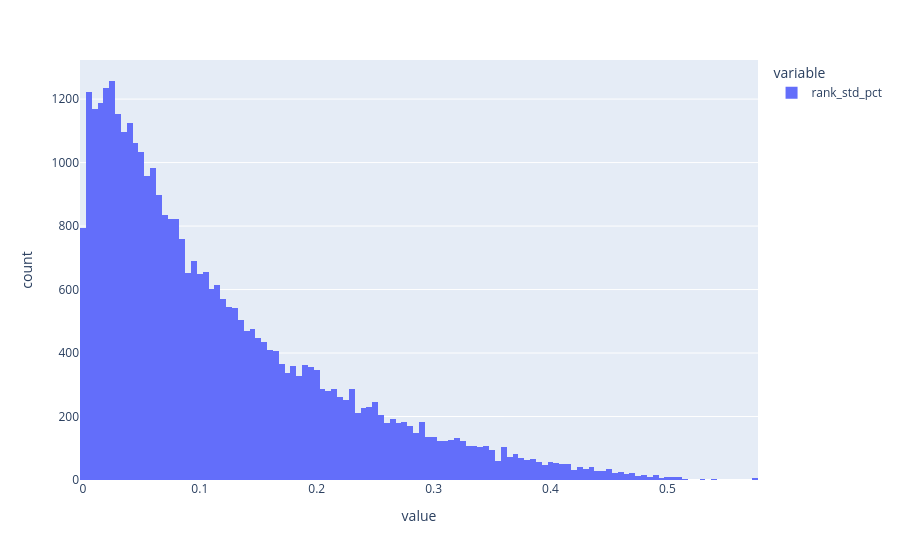

The code cell stored with this chart in its notebook:
### Markdown cell above
When ranking schools within the same program, we observe an average rank movement of about 11%, indicating that performance is not stable over time even within comparable fields.

### Code cell
import plotly.express as px

px.histogram(error_df["rank_std_pct"])

### Figure 1 — Plotly figure (JSON) as saved in the notebook; plotly's stock layout.template omitted (floating-point values rounded to 4 significant figures; data arrays with more than 128 entries replaced by an {"elided": "..."} marker saying what was removed)
{"data": [{"bingroup": "x", "hovertemplate": "variable=rank_std_pct<br>value=%{x}<br>count=%{y}<extra></extra>", "legendgroup": "rank_std_pct", "marker": {"color": "#636efa", "pattern": {"shape": ""}}, "name": "rank_std_pct", "orientation": "v", "showlegend": true, "type": "histogram", "x": {"elided": "36219 float values"}, "xaxis": "x", "yaxis": "y"}], "layout": {"barmode": "relative", "legend": {"title": {"text": "variable"}, "tracegroupgap": 0}, "margin": {"t": 60}, "xaxis": {"anchor": "y", "domain": [0, 1], "title": {"text": "value"}}, "yaxis": {"anchor": "x", "domain": [0, 1], "title": {"text": "count"}}}}
